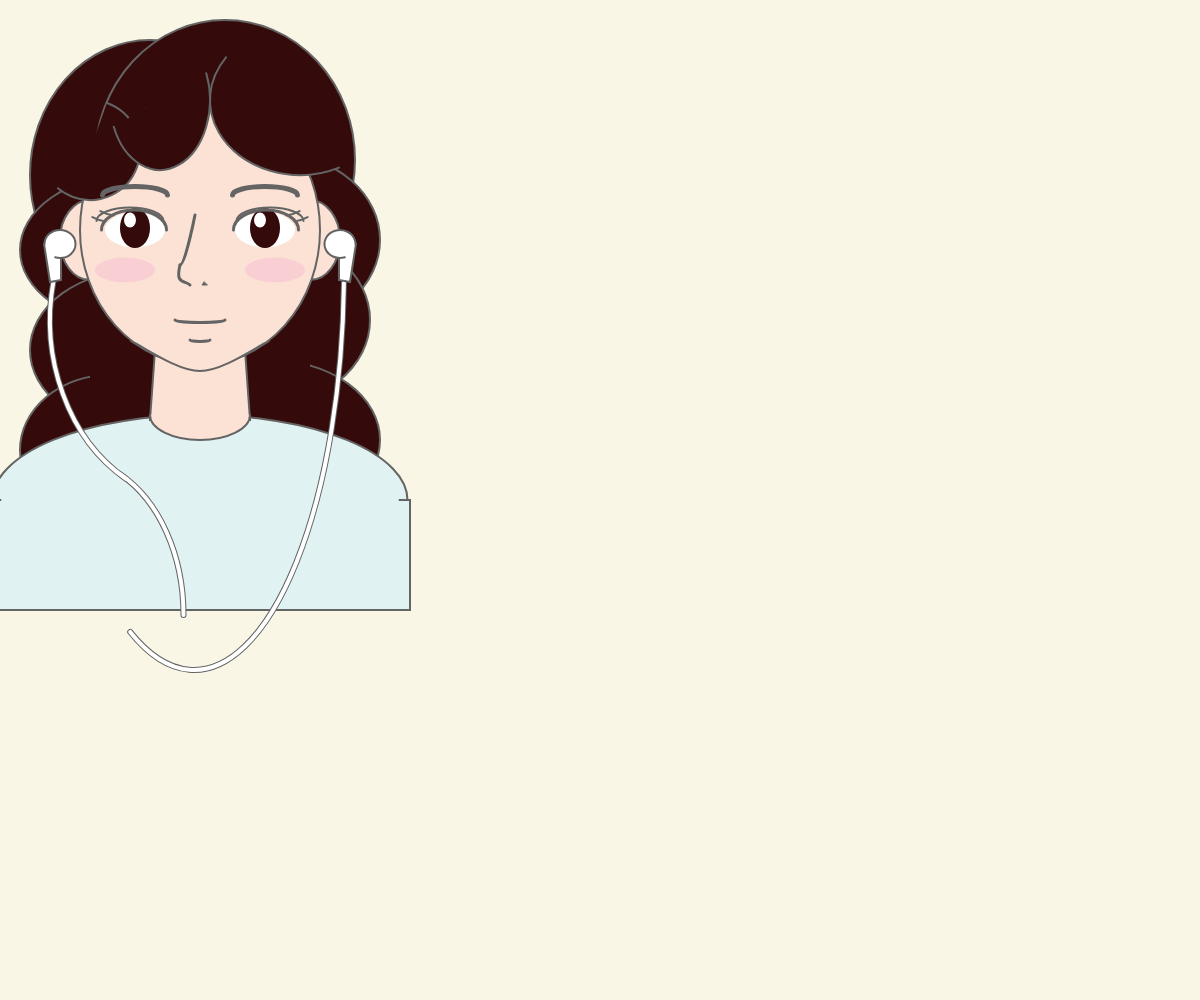
Frame 1 (no input)
Frame 60 (no input): identical to frame 1, image omitted
Frame 120 (the mouse pressed at the canvas centre since frame 60): identical to frame 1, image omitted

The p5.js sketch that drew this single still picture (run headless with seeded random() and noise() and a simulated clock; from frame 60 on, the mouse is pressed at the canvas centre):

// p5.js sketch
// ── sketch.js
function setup() {
  createCanvas(windowWidth, windowHeight);
}

function draw() {
  background("#F9F6E5");
  stroke(100); // 1. 머리카락
  strokeWeight(2);
  fill("#350A0A");
  ellipse(150, 175, 240, 270); // back
  ellipse(225, 160, 260, 280);
  ellipse(130, 250, 220, 150); // L
  ellipse(140, 350, 220, 160);
  ellipse(110, 450, 180, 150);
  ellipse(280, 240, 200, 170); // R
  ellipse(260, 320, 220, 175);
  ellipse(270, 440, 220, 160);
  noStroke(); // stroke 가림
  quad(90, 200, 310, 200, 310, 400, 90, 400);
  stroke(100); // 2. 옷
  strokeWeight(2);
  fill("#E0F2F1");
  arc(200, 500, 415, 170, radians(180), radians(0)); // 어깨
  quad(-10, 500, 410, 500, 410, 610, -10, 610); // 몸통
  fill("#FBE2D5"); // 3. 피부 및 얼굴형
  quad(155, 350, 245, 350, 250, 420, 150, 420); // 목
  arc(200, 415, 100, 50, radians(0), radians(180)); // 넥라인
  arc(90, 240, 60, 80, radians(90), radians(270)); // 귀 L
  arc(310, 240, 60, 80, radians(270), radians(90)); // 귀 R
  ellipse(200, 230, 240, 270); // 얼굴
  beginShape(); //턱
  curveVertex(131, 341);
  curveVertex(131, 341);
  curveVertex(200, 371);
  curveVertex(269, 341);
  curveVertex(269, 341);
  endShape();
  fill("#350A0A"); // 앞머리
  arc(90, 150, 100, 100, radians(-70), radians(130));
  arc(160, 100, 100, 140, radians(-30), radians(150));
  arc(300, 100, 180, 150, radians(60), radians(210)); 

  noStroke(); // 4. detail 1
  fill(255); // 눈 흰자
  ellipse(135, 230, 60, 35); // L
  ellipse(265, 230, 60, 35); // R
  fill("#350A0A"); // 홍채
  ellipse(135, 228, 30, 40); // L
  ellipse(265, 228, 30, 40); // R
  fill(255); // 안광
  ellipse(130, 220, 12, 15); // L
  ellipse(260, 220, 12, 15); // R
  fill("#F8BBD07F"); // 홍조
  ellipse(125, 270, 60, 25); // L
  ellipse(275, 270, 60, 25); // R
  stroke("#E0F2F1"); // 옷 stroke 가림
  line(2, 500, 398, 500);

  stroke(100); // 5. detail 2
  strokeWeight(5);
  strokeCap(ROUND);
  noFill(); // 눈썹
  arc(135, 195, 65, 17, radians(180), radians(0)); // L
  arc(265, 195, 65, 17, radians(180), radians(0)); // R
  strokeWeight(2); // 속눈썹
  arc(119, 210, 65, 25, radians(140), radians(165)); // L
  arc(127, 204, 65, 25, radians(140), radians(165));
  arc(281, 210, 65, 25, radians(15), radians(40)); // R
  arc(273, 204, 65, 25, radians(15), radians(40));
  arc(130, 221, 67, 27, radians(180), radians(0)); // 쌍커풀 L
  arc(270, 221, 67, 27, radians(180), radians(0)); // 쌍커풀 R
  strokeWeight(3);
  arc(134, 230, 65, 40, radians(180), radians(0)); // 눈 위 선 L
  arc(266, 230, 65, 40, radians(180), radians(0)); // 눈 위 선 R
  bezier(195, 215, 195, 215, 185, 265, 180, 265); // 코 선
  bezier(180, 265, 175, 285, 185, 280, 190, 285); // 콧방울
  arc(200, 320, 50, 5, radians(0), radians(180)); // 입술 1
  arc(200, 340, 20, 3, radians(0), radians(180)); // 입술 2

  // 6. 이어폰
  strokeWeight(6); // 이어폰 stroke
  arc(200, 320, 300, 365, radians(115), radians(195)); // L
  arc(72, 615, 223, 312, radians(289), radians(0));
  arc(194, 270, 300, 800, radians(5), radians(100)); // R
  stroke(255); // 이어폰 줄
  strokeWeight(4);
  arc(200, 320, 300, 365, radians(115), radians(195)); // L
  arc(72, 615, 223, 312, radians(289), radians(0));
  arc(194, 270, 300, 800, radians(5), radians(100)); // R
  stroke(100); //콧구멍
  strokeWeight(1);
  fill(100);
  triangle(204, 282, 202, 285, 207, 285);
  strokeWeight(2); // 이어폰 본체
  fill(255);
  quad(44, 244, 61, 234, 61, 280, 50, 282); // L
  arc(60, 244, 31, 28, radians(180), radians(110));
  quad(356, 244, 339, 234, 339, 280, 350, 282); // R
  arc(340, 244, 31, 28, radians(70), radians(0));
}

function windowResized() {
  resizeCanvas(windowWidth, windowHeight);
}
